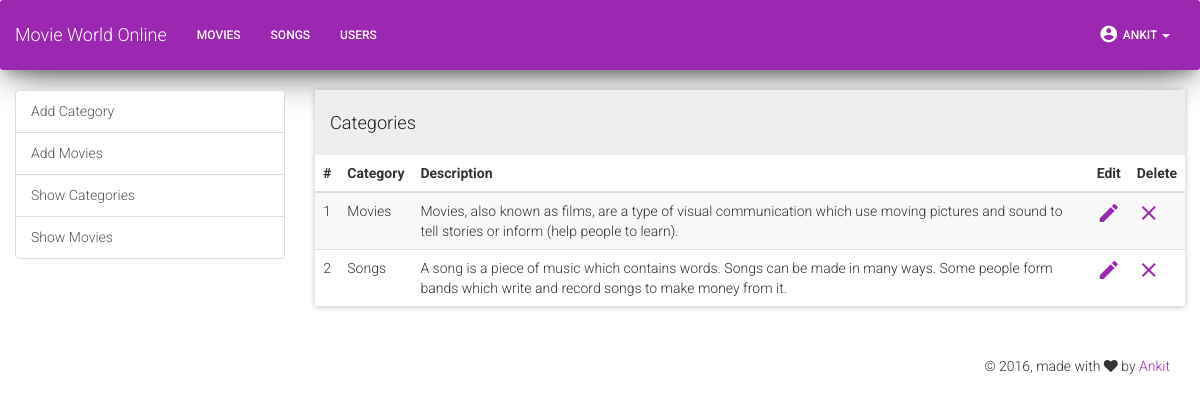
/admin/category.php (signed in), run on the app's committed database.
### tables this page shows
CREATE TABLE IF NOT EXISTS `category` (
  `id` int(11) NOT NULL,
  `name` varchar(30) NOT NULL,
  `description` text NOT NULL,
  `created_at` timestamp NOT NULL DEFAULT CURRENT_TIMESTAMP ON UPDATE CURRENT_TIMESTAMP
);

### admin/category.php (the view, shortened to what this page needs)
<?php
include 'database.php';
require 'header.php';
require 'navbar.php';
?>
<body>
    <div class="container-fluid">
       <div class="row">
            <div class="col-xs-12 col-sm-4 col-md-3">
                <div class="list-group">
                    <a href="adcat.php" class="list-group-item">Add Category</a>
                    <a href="adpro.php" class="list-group-item">Add Movies</a>
                    <a href="category.php" class="list-group-item">Show Categories</a>
                    <a href="movies.php" class="list-group-item">Show Movies</a>
                </div>
            </div>
            <div class="col-xs-12 col-sm-4 col-md-9">
                <div class="panel panel-default">
                    <div class="panel-heading"><h4>Categories</h4></div>
                        <table class="table table-hover table-striped">
                        <thead>
                            <tr>
                                <th class="text-center">#</th>
                                <th>Category</th>
                                <th>Description</th>
                                <th>Edit</th>
                                <th>Delete</th>
                            </tr>
                        </thead>
                        <tbody>
                <?php
                $sql = "SELECT id, name, description FROM category";
                 $result = $conn->query($sql);
                        if ($result -> num_rows > 0) {
                        while($row = $result->fetch_assoc()) {
                            echo "<tr>"
                                    . "<td class='text-center'>".$row['id']. "</td><td> "
                                    . $row['name']. "</td><td>" . $row['description']."</td>".
                                    "<td><a href='upcat.php?eid=" . $row['id'] . "'><i class='material-icons'>mode_edit</i></a></td>".
                                    "<td><a href='category.php?id=" . $row['id'] . "'><i class='material-icons'>clear</i></a></td></tr>";
                        }
                    }else {
                        echo "0 results";
                    }
                    ?>
                    </table>
                </div>
            </div>
        </div>
    </div>
</body>
<?php
    require 'footer.php';

### admin/header.php (style rules this page uses)
body { background-color: white; }

### data on the page
category: id "1", name "Movies", description "Movies, also known as films, are a type of visual communication which use moving pictures and sound to tell stories or inform (help people to learn)."
category: id "2", name "Songs", description "A song is a piece of music which contains words. Songs can be made in many ways. Some people form bands which write and record songs to make money from it."
